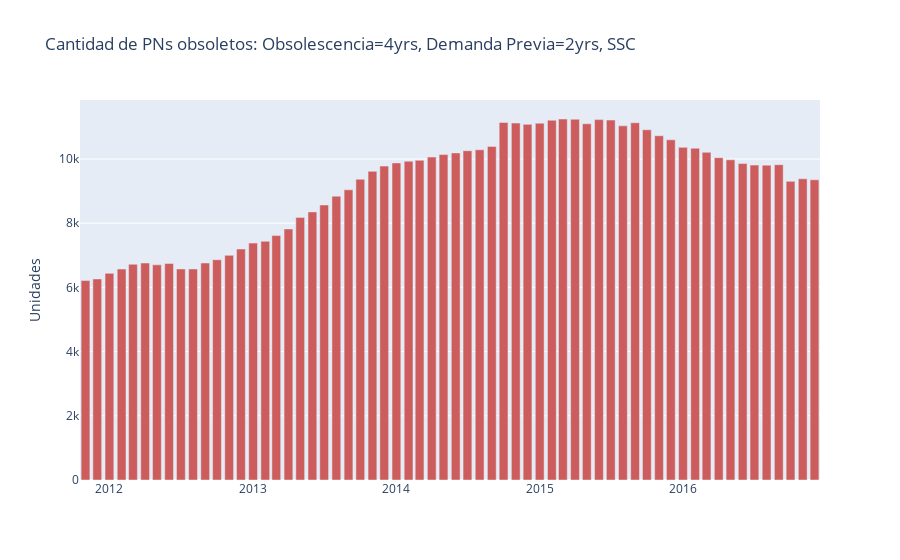

Notebook code for this chart:
### Code cell
PNs, PNs_n = get_def_obsoletos(linea, years_obsoleto=4, years_dda_previa=2, grafico=True)
